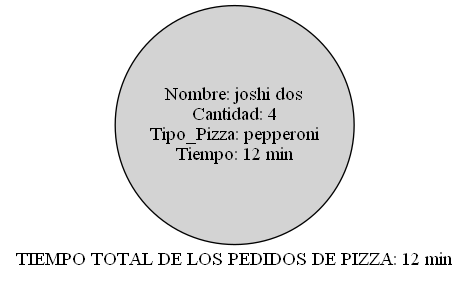

Reproduce this figure in Python.
from html.entities import codepoint2name
from multiprocessing.spawn import get_preparation_data
from os import startfile, system
import time
from NodoPedidos import Pedidos

class ColaPedidos():
    
    def __init__(self):
        self.primero = None
        self.ultimo = None
    
    def vacia(self):
        return self.primero == None

    def agregar(self, nombre, cantidad,  ingrediente, tiempo):
        global tiempoH, tiempoG
        tiempoG = 0
        cont = 1
        cont2 = 1
        
        pedido = Pedidos(nombre, cantidad, ingrediente, tiempo)
        if self.vacia() == True:
            
            self.primero = self.ultimo = pedido
            tiempoH = pedido.tiempo*pedido.cantidad
            print(f'Pedido de {pedido.cantidad} Pizza de {pedido.ingrediente} a nombre de {pedido.nombre} lista en {tiempoH} min') 

        else:
            temp = self.ultimo 
            self.ultimo = temp.siguiente = pedido
            tiempoH = (pedido.tiempo*pedido.cantidad) + tiempoH
            print(f'Pedido de {pedido.cantidad} Pizza de {pedido.ingrediente} a nombre de {pedido.nombre} lista en {tiempoH} min')
           


        graphviz= '''
            digraph G{
        
            rankdir = LR

            node [margin=0 shape=circle style=filled]
            '''

        temp1 = self.primero
        while temp1 != None:
            tiempoG = (temp1.tiempo*temp1.cantidad) + tiempoG
            graphviz += "Nodo"+str(cont)+'[label="Nombre: '+temp1.nombre+'\nCantidad: '+str(temp1.cantidad)+'\nTipo_Pizza: '+temp1.ingrediente+'\nTiempo: '+str(tiempoG)+' min"];\n'
            temp1 = temp1.siguiente
            cont += 1

        #agregar los punteros
        while cont2 < cont-1:
            graphviz += 'Nodo'+str(cont2)+'->'+'Nodo'+str(cont2+1)+';'
            cont2 += 1

        graphviz += 'label = "TIEMPO TOTAL DE LOS PEDIDOS DE PIZZA: '+str(tiempoH)+' min"'
        graphviz += '''
            }
            '''

        miArchivo = open('graphviz.dot', 'w')
        miArchivo.write(graphviz)
        miArchivo.close()
    
        system('dot -Tpng graphviz.dot -o ColaPedidos.png')


        #system('cd ./graphviz.png')

        startfile('ColaPedidos.png')


    
    def mostrarPedidos(self):
        temp = self.primero
        npedido = 1
        tiempo2 = 0
        while temp != None:
            tiempo2 = temp.tiempo*temp.cantidad + tiempo2
            print(f'{npedido}. Pedido {temp.cantidad} Pizza de {temp.ingrediente} a nombre de {temp.nombre} lista en {tiempo2} min')
            temp = temp.siguiente
            npedido +=1

            
    
    def entregarOrden(self):
        global tiempoT
        tiempoT = 0
        cont = 1
        cont2 = 1

        print('Entregando pedido', self.primero.ingrediente)
        time.sleep(5)
        print('Pedido entregado con éxito!')
        self.primero = self.primero.siguiente 
        
        if self.primero != None:
            graphviz= '''
            digraph G{
        
            rankdir = LR
           

            node [margin=0 shape=circle style=filled]
            '''


            temp1 = self.primero
            while temp1 != None:
                tiempoT = (temp1.tiempo*temp1.cantidad) + tiempoT
                graphviz += "Nodo"+str(cont)+'[label="Nombre: '+temp1.nombre+'\nCantidad: '+str(temp1.cantidad)+'\nTipo_Pizza: '+temp1.ingrediente+'\nTiempo: '+str(tiempoT)+' min"];\n'
                temp1 = temp1.siguiente
                cont += 1

            #agregar los punteros
            while cont2 < cont-1:
                graphviz += 'Nodo'+str(cont2)+'->'+'Nodo'+str(cont2+1)+';'
                cont2 += 1


            graphviz += 'label = "TIEMPO TOTAL DE LOS PEDIDOS DE PIZZA: '+str(tiempoT)+' min"'
            graphviz += '''
            }
            '''

            miArchivo = open('graphviz.dot', 'w')
            miArchivo.write(graphviz)
            miArchivo.close()
    
            system('dot -Tpng graphviz.dot -o ColaPedidos.png')
            startfile('ColaPedidos.png')



  


        
        
        
